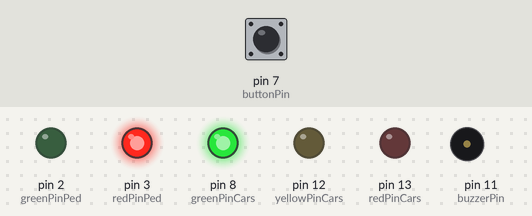
This sketch was run on a simulated Arduino Uno, built with avr-gcc and run on an emulated ATmega328P. On the bench: output pins drawn as LEDs (lit = HIGH), buzzer (waves = sounding). The test bench sets the inputs (shaded band); at power-on: pin 7 (buttonPin) HIGH.

Above: at 0.1 s.
At 14.15 s:
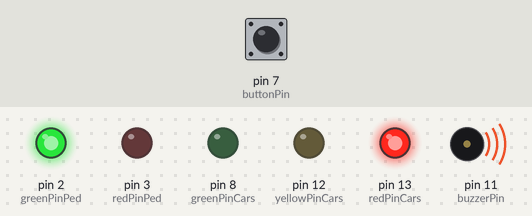
At 22.65 s:
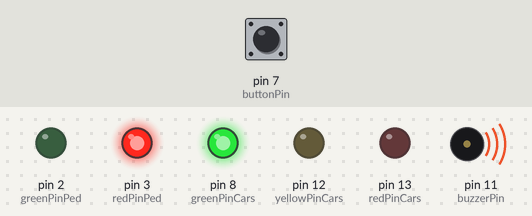
At 27.6 s:
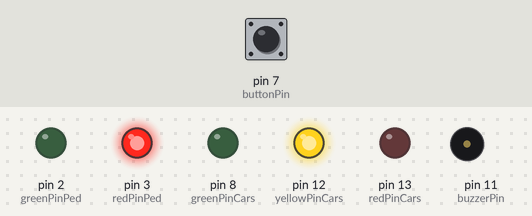
At 38.9 s:
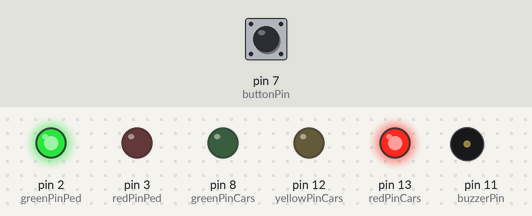
Timing chart, 0 to 40.0 s (numbered marks = the images above):
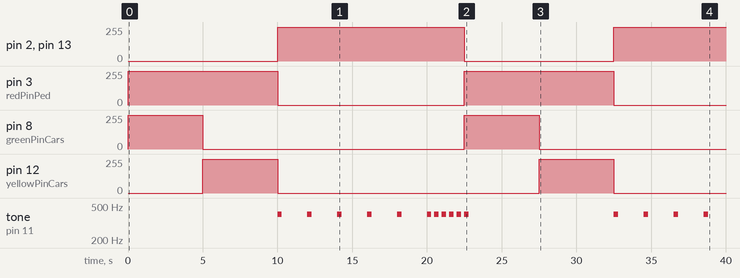

Measured:
- by itself, pin 2 (greenPinPed), pin 13 (redPinCars): 0/255 → 255/255 at 10.0 s, → 0/255 12.5 s later, → 255/255 10.0 s later
- by itself, pin 3 (redPinPed): alternates 255/255 for 10.0 s and 0/255 for 12.5 s
- by itself, pin 8 (greenPinCars), pin 12 (yellowPinCars): alternates 255/255 for 5.0 s and 0/255 for 17.5 s
- by itself, tone on pin 11 (buzzerPin): goes 5 × (400 Hz 0.30 s, silent 1.7 s), 5 × (400 Hz 0.30 s, silent 0.20 s), 400 Hz 0.30 s, silent 9.7 s, 3 × (400 Hz 0.30 s, silent 1.7 s), 400 Hz 0.30 s, then silent

The sketch:

sketch_oct31a.ino
```cpp
const int buttonPin = 7;
bool buttonState = LOW;
bool lastButtonState = LOW;

const int redPinCars = 13;
const int yellowPinCars = 12;
const int greenPinCars = 8;
const int redPinPed = 3;
const int greenPinPed = 2;

unsigned int firstPress = 0;

const int buzzerPin = 11;
int buzzerTone = 1000;

const int time_1 = 5000;
const int time_2 = 10000;

bool pressed = 0;
bool firstPhase = 1;
bool secondPhase = 1;

unsigned long lastPeriodStart = 0;
const int onDuration = 300;
const int firstPeriod = 2000;
const int secondPeriod = 500;

unsigned int counter = 0;
const int nTimes = 5;

void setup() {
  pinMode(buttonPin, INPUT_PULLUP);
  pinMode(redPinCars, OUTPUT);
  pinMode(yellowPinCars, OUTPUT);
  pinMode(greenPinCars, OUTPUT);
  pinMode(redPinPed, OUTPUT);
  pinMode(greenPinPed, OUTPUT);
  Serial.begin(9600);
}

void loop() {
  bool reading = digitalRead(buttonPin);
  if (pressed == 0) {
    digitalWrite(greenPinCars, HIGH);
    digitalWrite(redPinPed, HIGH);
    digitalWrite(greenPinPed, LOW);
    digitalWrite(redPinCars, LOW);
  }
  if (pressed == 0 && reading != lastButtonState) {
    pressed = 1;
    firstPress = millis();
  }
  if (pressed == 1) {
    if (firstPhase == 1 && millis() - firstPress >= time_1) {
      digitalWrite(yellowPinCars, HIGH);
      digitalWrite(greenPinCars, LOW);
      firstPhase = 0;
      lastPeriodStart = millis() - firstPress + time_1 - firstPeriod;
    }
    if (millis() - firstPress >= time_2) {
      digitalWrite(yellowPinCars, LOW);
      digitalWrite(redPinPed, LOW);
      digitalWrite(redPinCars, HIGH);
      digitalWrite(greenPinPed, HIGH);
      if (counter <= nTimes && millis() - firstPress - lastPeriodStart >= firstPeriod) {
        counter++;
        lastPeriodStart += firstPeriod;
        tone(buzzerPin, 400, onDuration);
      }
      if (counter > nTimes && counter <= nTimes * 2 && millis() - firstPress - lastPeriodStart >= secondPeriod) {
        counter++;
        lastPeriodStart += secondPeriod;
        tone(buzzerPin, 400, onDuration);
      }
      if (counter > 10) {
        pressed = 0;
        firstPhase = 1;
        counter = 0;
      }
    }
  }
}
```
